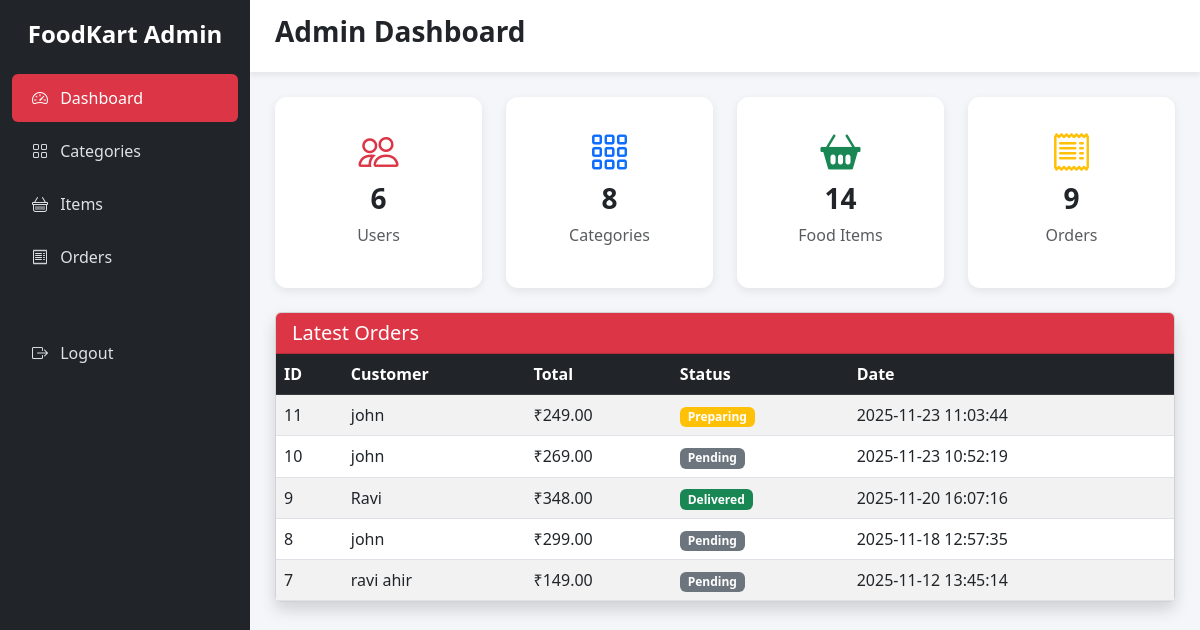
/admin/index.php (signed in), run on an earlier commit of the app's database.
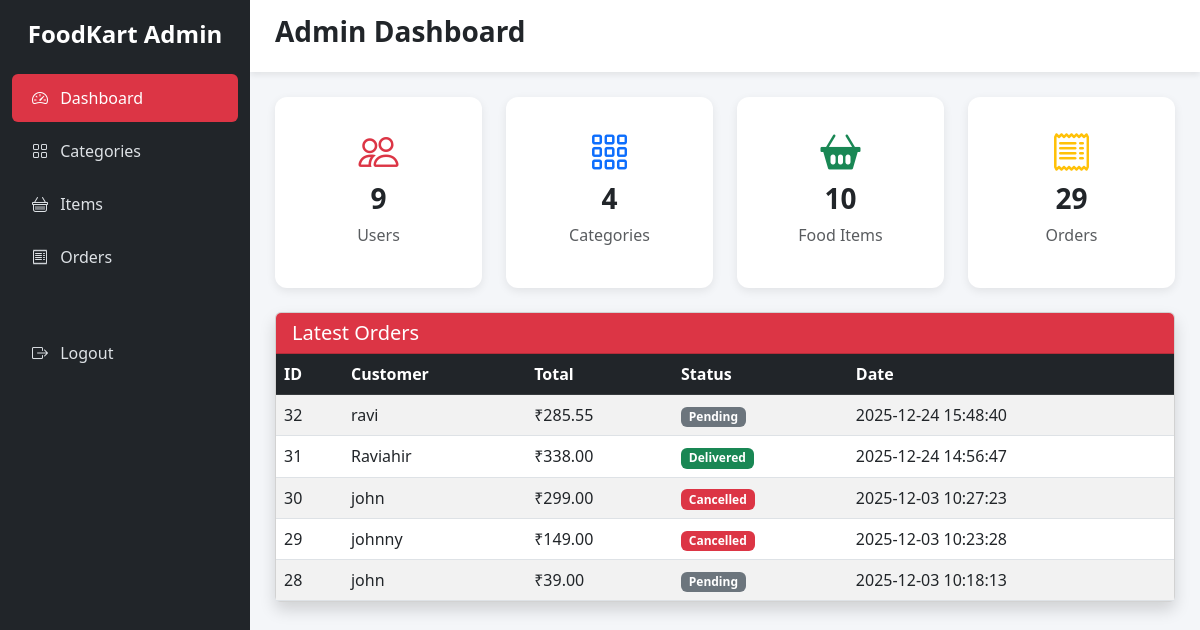
And on a later commit of the database.
### tables this page shows
CREATE TABLE `orders` (
  `id` int(11) NOT NULL,
  `customer_name` varchar(100) DEFAULT NULL,
  `email` varchar(100) DEFAULT NULL,
  `phone` varchar(15) DEFAULT NULL,
  `user_id` int(11) DEFAULT NULL,
  `total_amount` decimal(10,2) DEFAULT NULL,
  `status` enum('Pending','Accepted','Preparing','Out for Delivery','Delivered','Cancelled') DEFAULT 'Pending',
  `address` varchar(255) DEFAULT NULL,
  `payment_method` enum('COD','Online') DEFAULT 'COD',
  `payment_status` enum('Pending','Paid','Failed','Cancelled') DEFAULT 'Pending',
  `cashfree_order_id` varchar(255) DEFAULT NULL,
  `payment_session_id` varchar(255) DEFAULT NULL,
  `items` text DEFAULT NULL,
  `created_at` timestamp NOT NULL DEFAULT current_timestamp()
);

### admin/index.php (the view, shortened to what this page needs)
<?php
include('../config/db.php');
include('layout_admin.php');
?>
<div class="row mb-4">
  <div class="col-md-3">
    <div class="card-box text-center">
      <i class="bi bi-people fs-1 text-danger"></i>
      <h3 class="fw-bold">
        <?php echo $conn->query("SELECT COUNT(*) AS total FROM users")->fetch_assoc()['total']; ?>
      </h3>
      <p class="text-muted">Users</p>
    </div>
  </div>
  <div class="col-md-3">
    <div class="card-box text-center">
      <i class="bi bi-grid-3x3-gap fs-1 text-primary"></i>
      <h3 class="fw-bold">
        <?php echo $conn->query("SELECT COUNT(*) AS total FROM categories")->fetch_assoc()['total']; ?>
      </h3>
      <p class="text-muted">Categories</p>
    </div>
  </div>
  <div class="col-md-3">
    <div class="card-box text-center">
      <i class="bi bi-basket2-fill fs-1 text-success"></i>
      <h3 class="fw-bold">
        <?php echo $conn->query("SELECT COUNT(*) AS total FROM food_items")->fetch_assoc()['total']; ?>
      </h3>
      <p class="text-muted">Food Items</p>
    </div>
  </div>
  <div class="col-md-3">
    <div class="card-box text-center">
      <i class="bi bi-receipt fs-1 text-warning"></i>
      <h3 class="fw-bold">
        <?php echo $conn->query("SELECT COUNT(*) AS total FROM orders")->fetch_assoc()['total']; ?>
      </h3>
      <p class="text-muted">Orders</p>
    </div>
  </div>
</div>
<div class="card table-card shadow">
  <div class="card-header bg-danger text-white">
    <h5 class="mb-0">Latest Orders</h5>
  </div>
  <div class="table-responsive">
    <table class="table table-striped mb-0">
      <thead class="table-dark">
        <tr>
          <th>ID</th>
          <th>Customer</th>
          <th>Total</th>
          <th>Status</th>
          <th>Date</th>
        </tr>
      </thead>
      <tbody>
        <?php
        $orders = $conn->query("SELECT * FROM orders ORDER BY id DESC LIMIT 5");
        while ($o = $orders->fetch_assoc()):
        ?>
          <tr>
            <td><?php echo $o['id']; ?></td>
            <td><?php echo $o['customer_name'] ?? 'User#' . $o['user_id']; ?></td>
            <td>₹<?php echo $o['total_amount']; ?></td>
            <td>
              <span class="badge
                <?php
                echo match ($o['status']) {
                  'Pending' => 'bg-secondary',
                  'Accepted' => 'bg-info',
                  'Preparing' => 'bg-warning',
                  'Out for Delivery' => 'bg-primary',
                  'Delivered' => 'bg-success',
                  'Cancelled' => 'bg-danger',
                  default => 'bg-dark'
                };
                ?>">
                <?php echo $o['status']; ?>
              </span>
            </td>
            <td><?php echo $o['created_at']; ?></td>
          </tr>
        <?php endwhile; ?>
      </tbody>
    </table>
  </div>
</div>

What changed in the data, as far as the page shows it:
no longer on this page (row edited): orders: id "11", customer_name "john", total_amount "249.00", status "Preparing", created_at "2025-11-23 11:03:44"
no longer on this page (row edited): orders: id "10", customer_name "john", total_amount "269.00", status "Pending", created_at "2025-11-23 10:52:19"
no longer on this page (row edited): orders: id "9", customer_name "Ravi", total_amount "348.00", status "Delivered", created_at "2025-11-20 16:07:16"
no longer on this page (row edited): orders: id "8", customer_name "john", total_amount "299.00", status "Pending", created_at "2025-11-18 12:57:35"
no longer on this page (row edited): orders: id "7", customer_name "ravi ahir", total_amount "149.00", status "Pending", created_at "2025-11-12 13:45:14"
added orders: id "32", customer_name "ravi", total_amount "285.55", status "Pending", created_at "2025-12-24 15:48:40"
added orders: id "31", customer_name "Raviahir", total_amount "338.00", status "Delivered", created_at "2025-12-24 14:56:47"
added orders: id "30", customer_name "john", total_amount "299.00", status "Cancelled", created_at "2025-12-03 10:27:23"
added orders: id "29", customer_name "johnny", total_amount "149.00", status "Cancelled", created_at "2025-12-03 10:23:28"
added orders: id "28", customer_name "john", total_amount "39.00", status "Pending", created_at "2025-12-03 10:18:13"
Also different on the page:
text no longer shown: "6 8 14"
text now shown: "4 10 29"
